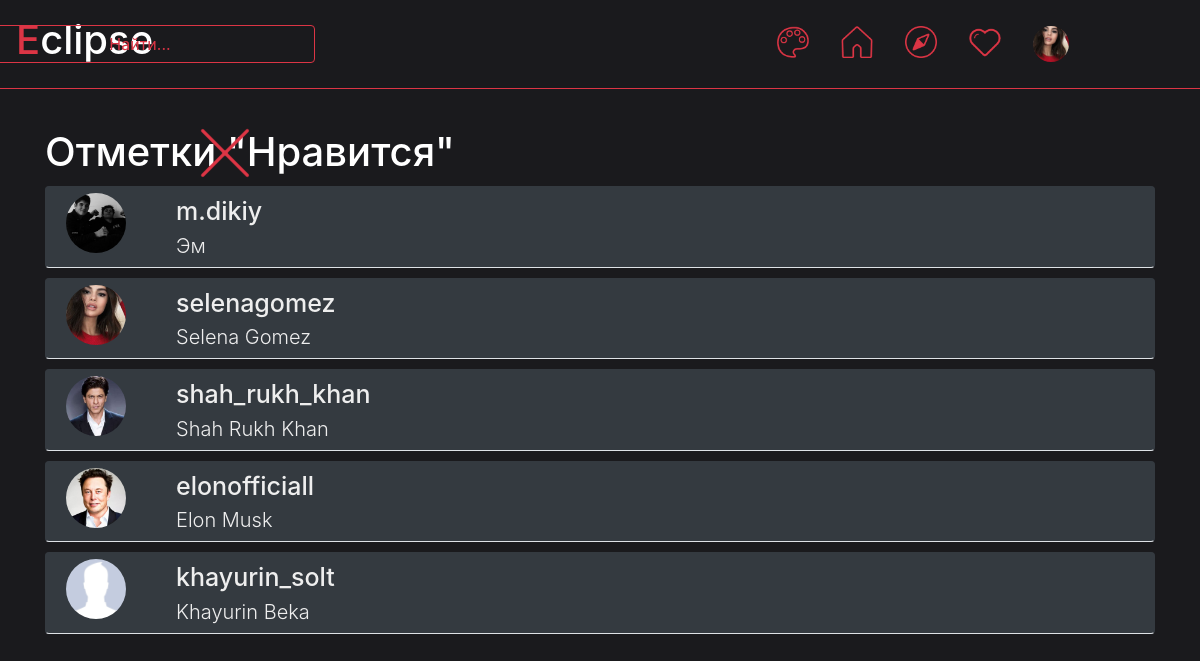
The page /view_users/likes/4 (signed in) on the database as committed earlier.
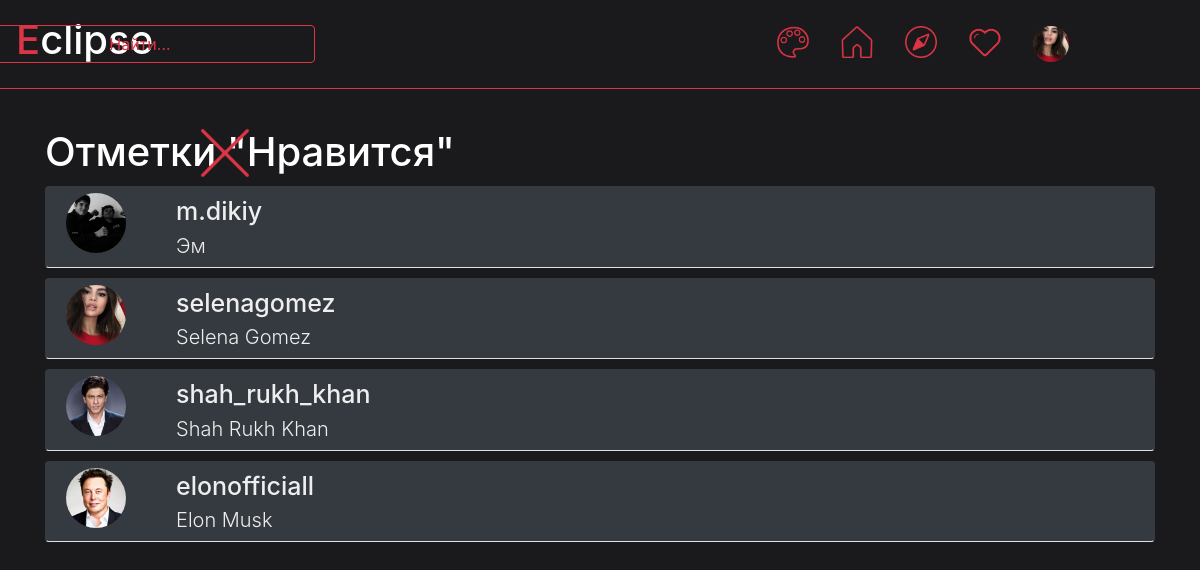
The same page on the database as committed later.
### data/users.py (models this page shows, shortened)
class User(SqlAlchemyBase, UserMixin):
    __tablename__ = 'users'
    id = sqlalchemy.Column(sqlalchemy.Integer,
                           primary_key=True, autoincrement=True)
    name = sqlalchemy.Column(sqlalchemy.String, nullable=True)
    full_name = sqlalchemy.Column(sqlalchemy.String, nullable=True, default='')
    email = sqlalchemy.Column(sqlalchemy.String,
                              index=True, unique=True, nullable=True)
    hashed_password = sqlalchemy.Column(sqlalchemy.String, nullable=True)
    phone = sqlalchemy.Column(sqlalchemy.String, nullable=True, default='+7 ')
    about = sqlalchemy.Column(sqlalchemy.String, nullable=True)
    filename_photo = sqlalchemy.Column(sqlalchemy.String, nullable=True, default='user_data/profile_photos/default.png')
    created_date = sqlalchemy.Column(sqlalchemy.DateTime,
                                     default=datetime.datetime.now)
    other_data = None
    def load_data(self):
        if os.path.isfile(f'static/user_data/additional_data/user_{self.id}.json'):
            file = open(f'static/user_data/additional_data/user_{self.id}.json', 'r')
            self.other_data = json.load(file)
        else:
            self.save_data()

### main.py (the view, shortened to what this page needs)
@app.route('/view_users/<type_>/<id_>', methods=['GET', 'POST'])
def view_users(type_, id_):     # Простомт подписчиков/подписок/лайкнувших
    db_sess = db_session.create_session()
    current_user.load_data()
    users = []
    title_ = ''
    if type_ == 'likes':
        publication = db_sess.query(Publication).filter(Publication.id == id_).first()
        publication.load_data()
        users = db_sess.query(User).filter(User.id.in_(publication.other_data['likes'])).all()
        title_ = 'Отметки "Нравится"'
        url_closing = f'/show_publication/{publication.id}'
    return render_template('view_users.html', title=type_, theme=get_theme(), users=users, title_=title_, url_closing=url_closing)

### data/db_session.py (called while the page is built)
def create_session() -> Session:
    global __factory
    return __factory()

### data/publications.py (called while the page is built)
    def load_data(self):
        if os.path.isfile(f'static/user_data/additional_data/publication_{self.id}.json'):
            file = open(f'static/user_data/additional_data/publication_{self.id}.json', 'r')
            self.other_data = json.load(file)
        else:
            self.save_data()

### main.py (called while the page is built)
def get_theme():    # Возвращает текушую тему
    return themes[int(request.cookies.get("theme_index", 0))]

@login_manager.user_loader
def load_user(user_id):
    db_sess = db_session.create_session()
    return db_sess.query(User).get(user_id)

### templates/view_users.html
{% extends "base.html" %}
{% block content %}
    <div class="album py-5">
        <nav class="container">
            <div>
                <a href={{url_closing}}><img src="{{ url_for('static', filename='icons/' + theme.icon_name + 'close.png') }}" width="50" height="50" style="position: absolute; left: 200px;"></a>
            </div>
            <h1 class="white">{{title_}}</h1>
            {% if users %}
                {% for user in users %}
                    <a class="btn btn-{{theme.style_btn}} nav nav-tabs" href="http://127.0.0.1:8080/profile/{{user.name}}" style="margin-top: 10px">
                        <div class="nav">
                                <div class="nav-item" style="margin-left: 20px">
                                    <img src="{{ url_for('static', filename=user.filename_photo) }}" width="60" height="60" class="rounded-circle">
                                </div>
                                <div class="nav flex-column" align="left">
                                    <bl-700>{{user.name}}</bl-700>
                                    <bl-300>{{user.full_name}}</bl-300>
                                </div>
                        </div>
                    </a>
                {% endfor %}
            {% else %}
                <h2 class="white" style="margin-top: 100px;">пусто...</h2>
            {% endif %}
        </nav>
    </div>
{% endblock %}

### templates/base.html (shortened to what this page needs)
<!doctype html>
<html lang="en">
<head>
    <link rel="stylesheet"
          href="https://stackpath.bootstrapcdn.com/bootstrap/4.4.1/css/bootstrap.min.css"
>
    <link rel="stylesheet" href="{{ url_for('static', filename=theme.css_file) }}">
</head>
<body>
<header class="p-3 mb-3 border-bottom border-{{theme.style}}" style="background-color: {{theme.background_color}}; position: fixed; width: 1920px; z-index: 1">
    <div class="d-flex flex-wrap align-items-center justify-content-center justify-content-lg-start">
        {% if current_user.is_authenticated %}
            <h1 style="color: {{theme.color}}">E<span class="white">clipse</span></h1>
              <a href="/search" class="col-12 col-lg-auto mb-3 mb-lg-0 me-lg-3" style="width: 350px; position: fixed; right: 900px;">
                  <button type="button" class="btn btn-outline-{{theme.style}}" style="width: 350px;">Найти...</button>
              </a>
            <ul class="nav col-12 col-lg-auto me-lg-auto mb-2 justify-content-center mb-md-0" style="position: fixed; right: 100px;">
                <li><a href="/change_theme" class="nav-link px-3">
                    <img src="{{ url_for('static', filename='icons/' + theme.icon_name + 'circle.png') }}" width="32" height="32">
                </a></li>
                <li><a href="/home" class="nav-link px-3">
                    {% if request.path == "/home" %}
                        <img src="{{ url_for('static', filename='icons/' + theme.icon_name + 'home_true.png') }}" width="32" height="32">
                    {% else %}
                        <img src="{{ url_for('static', filename='icons/' + theme.icon_name + 'home_false.png') }}" width="32" height="32">
                    {% endif %}
                </a></li>
                <li><a href="/explore" class="nav-link px-3">
                    {% if request.path == "/explore" %}
                        <img src="{{ url_for('static', filename='icons/' + theme.icon_name + 'explore_true.png') }}" width="32" height="32">
                    {% else %}
                        <img src="{{ url_for('static', filename='icons/' + theme.icon_name + 'explore_false.png') }}" width="32" height="32">
                    {% endif %}
                </a></li>
                <li><a href="/notification" class="nav-link px-3">
                    {% if request.path == "/notification" %}
                        <img src="{{ url_for('static', filename='icons/' + theme.icon_name + 'like_true.png') }}" width="32" height="32">
                    {% else %}
                        <img src="{{ url_for('static', filename='icons/' + theme.icon_name + 'like_false.png') }}" width="32" height="32">
                    {% endif %}
                </a></li>
                <li><a href="/profile/{{ current_user.name }}" class="nav-link px-3">
                    <img src="{{ url_for('static', filename=current_user.filename_photo) }}" width="36" height="36" class="rounded-circle">
                </a></li>
            </ul>
        {% else %}
            <p>
                <a class="btn btn-primary" href="/register">Зарегистрироваться</a>
                <a class="btn btn-success" href="/login">Войти</a>
            </p>
        {% endif %}
    </div>
</header>
<main role="main" class="container" style="background-color: {{theme.background_color}}; position: relative; top: 80px; max-width: 1920px; min-height: 1000px">
    {% block content %}
    {% endblock %}
</main>
</body>
</html>

### static/css/red_dark.css (style rules this page uses)
bl-700 { color: #eeeeee; font-size: 25px; margin-left: 50px; font-weight: 500; }
bl-300 { color: #eeeeee; font-size: 20px; font-weight: 300; margin-left: 50px; }
.white { color: #ffffff }

Rows that differ between the two databases and show on the page:
removed User: filename_photo (placeholder picture), name "khayurin_solt", full_name "Khayurin Beka"
